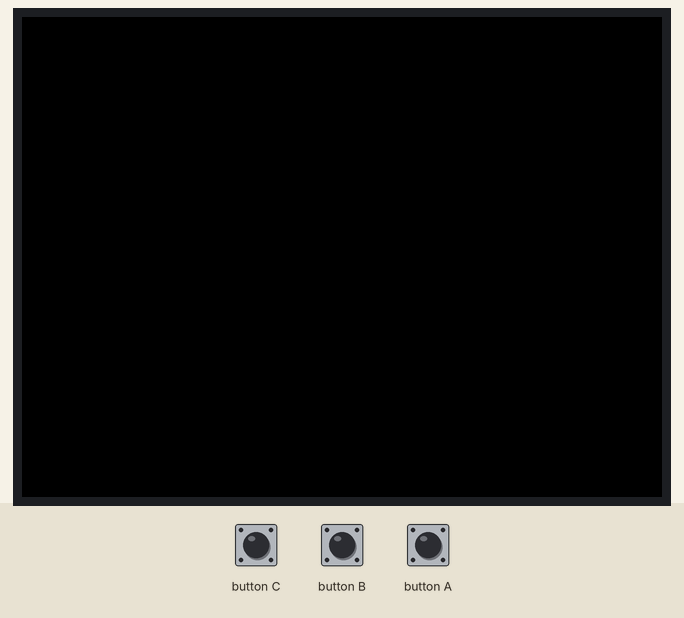
Simulated run of this sketch. Board: ESP32. Parts: 320×240 colour display. The inputs (shaded band) are chosen by the test bench.

Above: at 1.3 s.
1.4 s: button A pressed for 1 s
At 1.55 s:
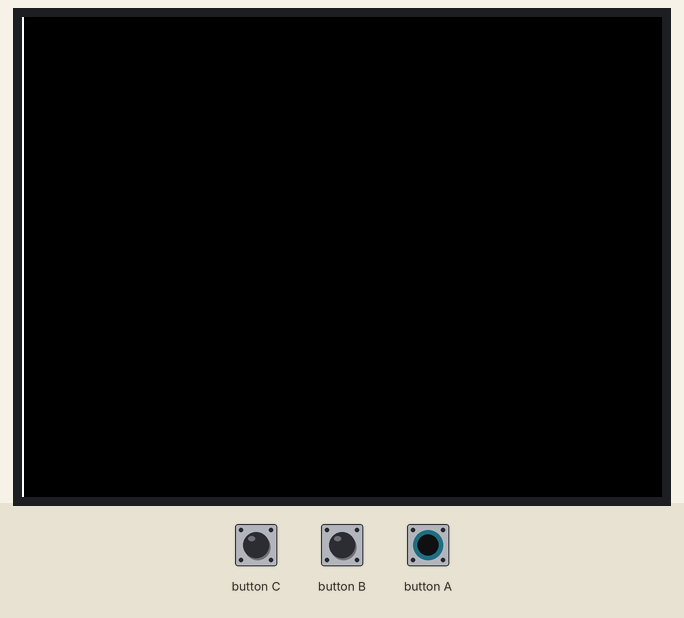
3.0 s: button A pressed for 0.15 s
At 3.37 s:
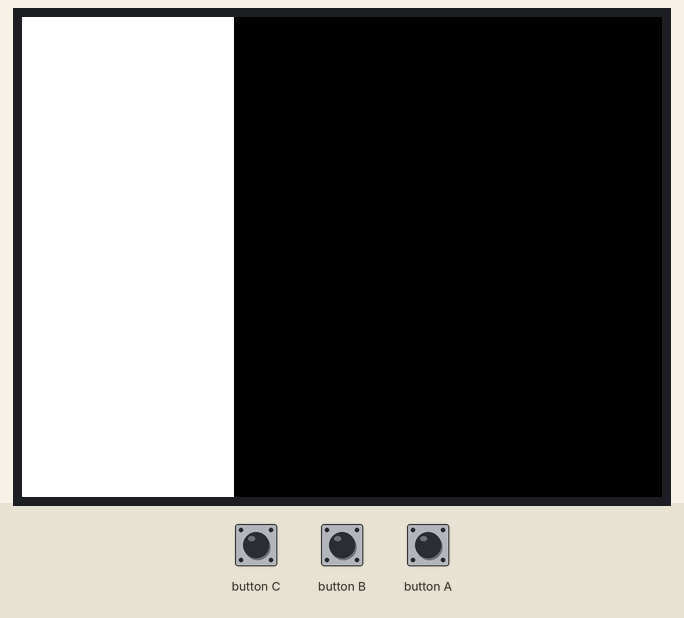
Timing chart, 0 to 6.0 s (numbered marks = the images above; inputs shaded):
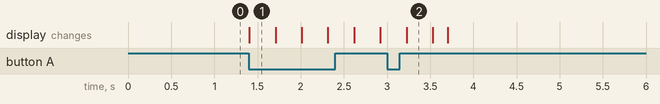

Measured:
- after the input at 1.4 s, the display: changes at once (image 1)

The sketch:

02_horizontal_smooth.ino
```cpp
#include <M5Stack.h>

int rect_width = 0;
bool pressing = false;

void setup() { M5.begin(); }

void loop() {
  M5.update();
  M5.Lcd.fillRect(rect_width - 1, 0, 1, 240, WHITE);
  M5.Lcd.fillRect(rect_width, 0, 1, 240, BLACK);

  if (M5.BtnA.wasPressed()) {
    pressing = true;
  }
  if (M5.BtnA.wasReleased()) {
    pressing = false;
  }

  if (pressing) {
    rect_width += 1;
  } else {
    rect_width -= 1;
  }

  rect_width = constrain(rect_width, 0, 320);
  delay(4);
}
```
